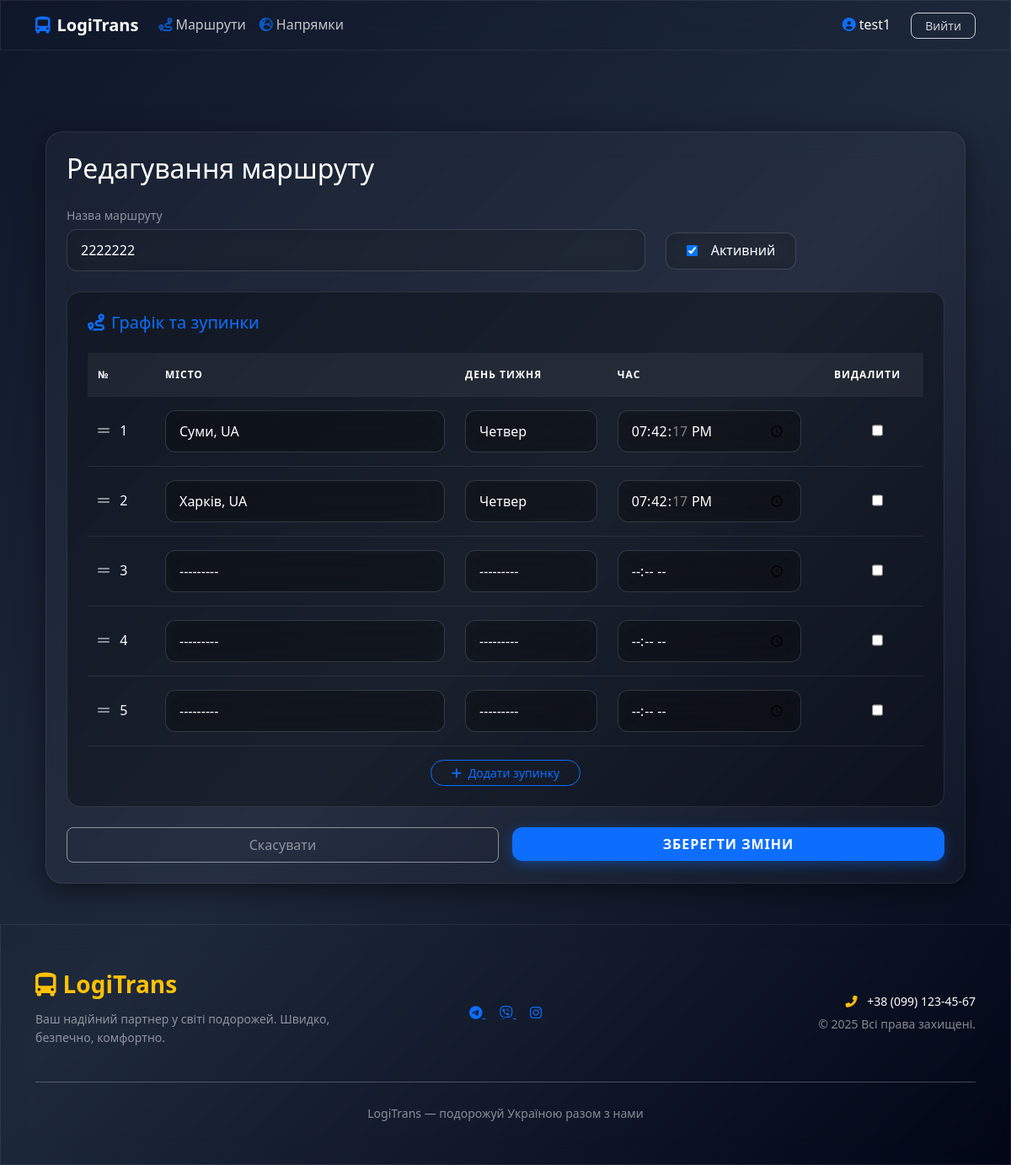
The page /route/4/edit/ (signed in) on the database as committed earlier.
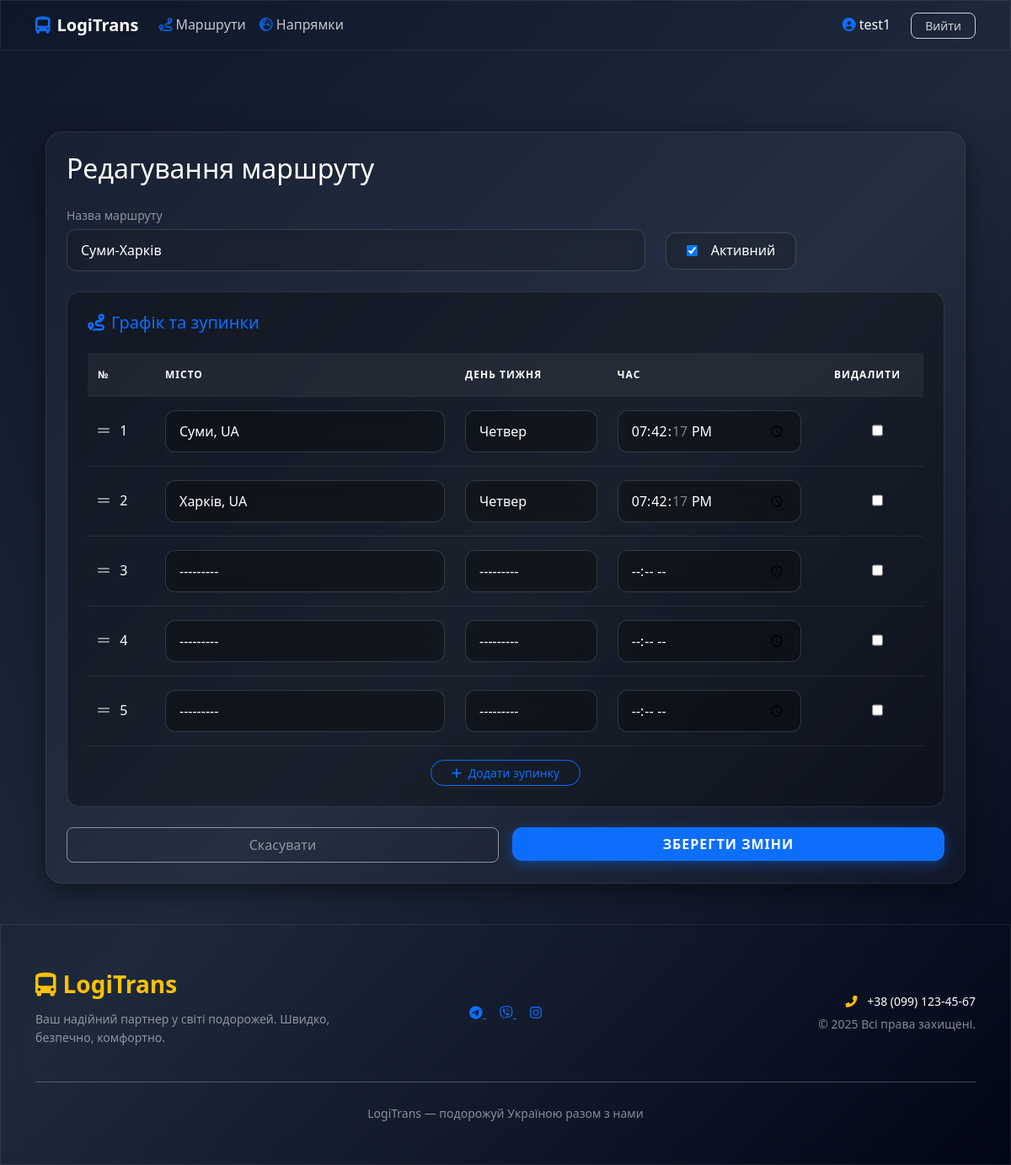
The same page on the database as committed later.
### trips/models.py (models this page shows, shortened)
class Route(models.Model):
    carrier = models.ForeignKey(
        settings.AUTH_USER_MODEL,
        on_delete=models.CASCADE,
        related_name='routes',
        verbose_name="Перевізник"
    )
    title = models.CharField(max_length=255, verbose_name="Назва маршруту")
    is_active = models.BooleanField(default=True, verbose_name="Активний")
    top_until = models.DateTimeField(
        null=True,
        blank=True,
        verbose_name="ТОП діє до"
    )
    class Meta:
        verbose_name = "Маршрут"
        verbose_name_plural = "Маршрути"
        ordering = ['-top_until', '-id']

### trips/views.py (the view)
# urls.py: path('<int:pk>/edit/', RouteUpdateView.as_view(), name='route_edit'),
class RouteUpdateView(RouteBaseView, UpdateView):
    pass

### trips/forms.py
class RouteForm(forms.ModelForm):
    class Meta:
        model = Route
        fields = ['title', 'is_active']
        widgets = {
            'title': forms.TextInput(attrs={'class': 'form-control glass-input', 'placeholder': 'Наприклад: Київ — Львів'}),
        }

### city/models.py (called while the page is built)
    def __str__(self):
        return f"{self.name}, {self.country.code}"

### trips/views.py (called while the page is built)
    def get_context_data(self, **kwargs):
        context = super().get_context_data(**kwargs)
        context['cities_list'] = RouteStop.objects.values_list(
            'city__name', flat=True
        ).distinct().order_by('city__name')
        if self.request.POST:
            context['stops'] = RouteStopFormSet(self.request.POST, instance=self.object)
        else:
            context['stops'] = RouteStopFormSet(instance=self.object)
        return context

### templates/trips/route_form.html (shortened to what this page needs)
{% extends 'base.html' %}
{% load static %}
{% block content %}
<div class="container mt-5">
    <div class="glass-card p-4">
        <div class="d-flex justify-content-between align-items-center mb-4">
            <h2 class="text-white mb-0">
                {% if object %}Редагування маршруту{% else %}Створення маршруту{% endif %}
            </h2>
        </div>
        <form method="post">
            <div class="row mb-4">
                <div class="col-md-8">
                    <label class="text-white-50 small mb-1">Назва маршруту</label>
                    {{ form.title }}
                </div>
                <div class="col-md-4 d-flex align-items-end">
                    <div class="form-check form-switch glass-input border-0 py-2 px-4 d-flex align-items-center">
                        {{ form.is_active }}
                        <label class="form-check-label ms-3 text-white" for="{{ form.is_active.id_for_label }}">Активний</label>
                    </div>
                </div>
            </div>
            <div class="table-responsive p-4 rounded-4 mb-4" style="background: rgba(0, 0, 0, 0.3); border: 1px solid rgba(255, 255, 255, 0.1);">
                <h5 class="text-primary mb-4"><i class="fas fa-route me-2"></i>Графік та зупинки</h5>
                <table class="table table-borderless align-middle text-white">
                    <thead class="text-white-50 border-bottom border-white border-opacity-10">
                        <tr>
                            <th style="width: 80px;">№</th>
                            <th>Місто</th>
                            <th>День тижня</th>
                            <th>Час</th>
                            <th class="text-center text-danger">Видалити</th>
                        </tr>
                    </thead>
                    <tbody id="sortable-stops">
                        {% for stop_form in stops %}
                        <tr class="stop-row border-bottom border-white border-opacity-5">
                            <td class="py-3 drag-handle" style="cursor: grab;">
                                <i class="fas fa-grip-lines me-2 text-white-50"></i>
                                <span class="order-text">{{ forloop.counter }}</span>
                            </td>
                            <td>{{ stop_form.city }}</td>
                            <td>{{ stop_form.day_of_week }}</td>
                            <td>{{ stop_form.departure_time }}</td>
                            <td class="text-center">
                                <div class="form-check d-flex justify-content-center">
                                    {{ stop_form.DELETE }}
                                </div>
                            </td>
                        </tr>
                        {% endfor %}
                    </tbody>
                </table>
                <div class="text-center mt-3">
                    <button type="button" id="add-stop-btn" class="btn btn-outline-primary btn-sm rounded-pill px-4">
                        <i class="fas fa-plus me-1"></i> Додати зупинку
                    </button>
                </div>
            </div>
            <div class="row g-3">
                <div class="col-md-6">
                    <a href="{% url 'profile' %}" class="btn btn-outline-light w-100 py-2 rounded-3 opacity-50">Скасувати</a>
                </div>
                <div class="col-md-6">
                    <button type="submit" class="btn glass-btn-registration w-100 py-2">Зберегти зміни</button>
                </div>
            </div>
        </form>
    </div>
</div>
{% endblock %}

Rows that differ between the two databases and show on the page:
changed Route: title "2222222" → "Суми-Харків"
